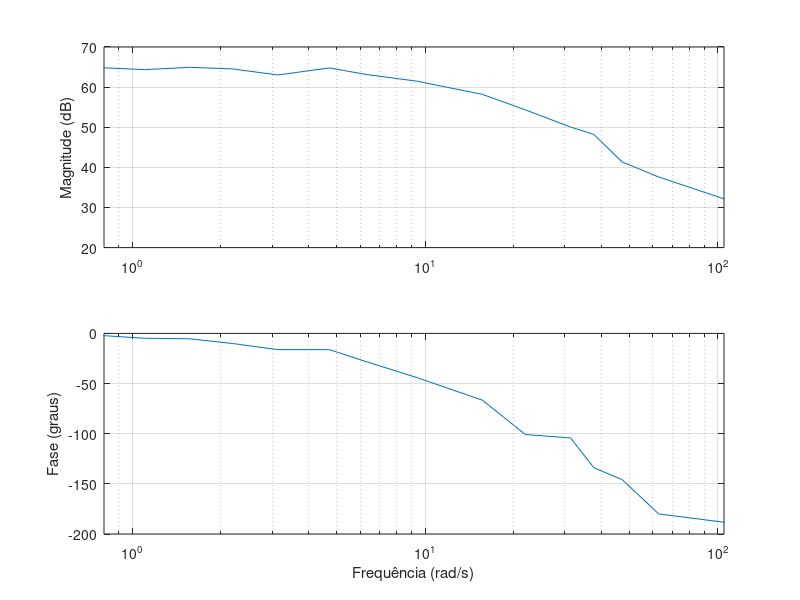

The MATLAB script that drew this image:
M = [3.7 4.87 6.55 7.9 11.14 12.21 15.138 18.34 21.60 23.52 25.51 23.36 25.2 25.7 24.97 26.00];
freqs = [25 17.5 10 7.5 6 5 3.5 2.5 1.5 1 0.75 0.5 0.35 0.25 0.175 0.1] * 2 * pi;
dt = [0.0210 0.030 0.05 0.054 0.062 0.0579 0.08 0.0740 0.082 0.078 0.06 0.09 0.08 0.06 0.077 0.009]/(2*pi);
G = 20*log(M);
fase =(dt.*freqs)*360;
subplot(2,1,1);
semilogx(freqs, G);
% xlabel("Frequência (rad/s)");
ylabel("Magnitude (dB)");
grid on
xlim([.8 105])
subplot(2,1,2);
semilogx(freqs,-fase);
xlabel("Frequência (rad/s)");
ylabel("Fase (graus)");
grid on
xlim([.8 105])
##g = tf([44.3],[0.075589 1])
##g2 = tf([868.2410319],[1 1736.482064 868.2410319])
